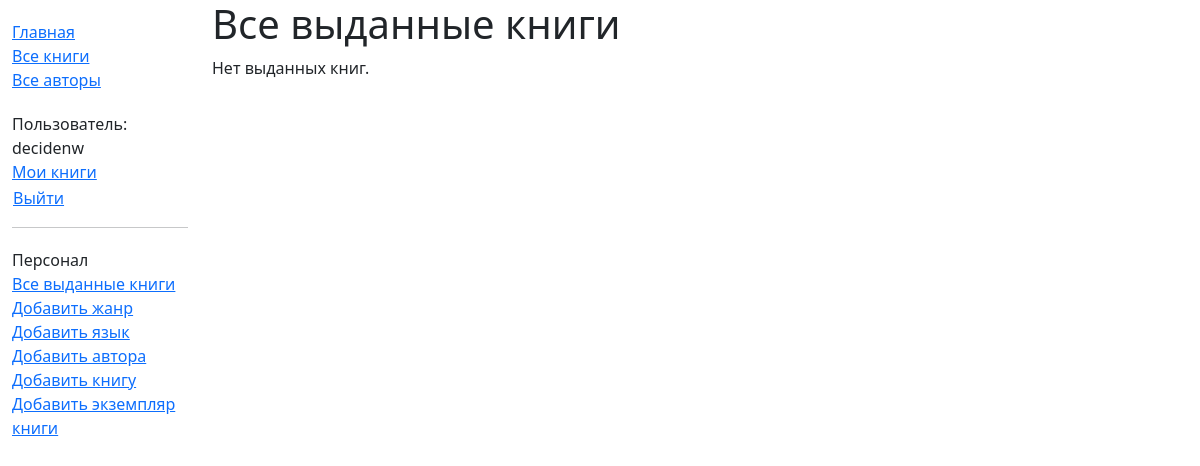
The app's page /catalog/borrowed/ (signed in), older data.
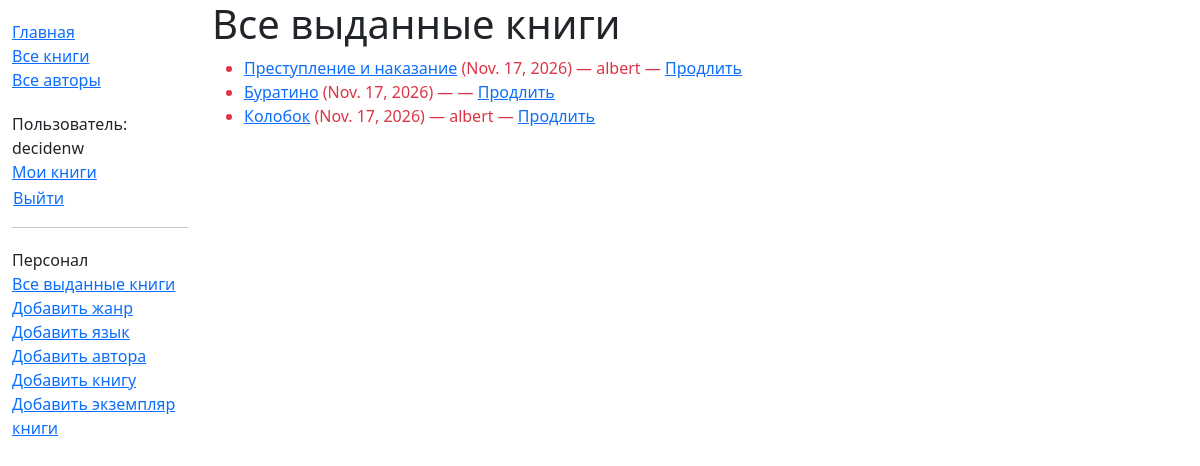
The same page, newer data.
### catalog/models.py (models this page shows, shortened)
class BookInstance(models.Model):
    borrower = models.ForeignKey(User, on_delete=models.SET_NULL, null=True, blank=True)
    id = models.UUIDField(
        primary_key=True,
        default=uuid.uuid4,
        help_text='Уникальный ID для этой конкретной книги во всей библиотеке'
    )
    book = models.ForeignKey('Book', on_delete=models.RESTRICT, null=True)
    imprint = models.CharField(max_length=200)
    due_back = models.DateField(null=True, blank=True)
    LOAN_STATUS = (
        ('m', 'На обслуживании'),
        ('o', 'Выдана'),
        ('a', 'Доступна'),
        ('r', 'Зарезервирована'),
    )
    @property
    def is_overdue(self):
        return bool(self.due_back and date.today() > self.due_back)
    status = models.CharField(
        max_length=1,
        choices=LOAN_STATUS,
        blank=True,
        default='m',
        help_text='Доступность книги',
    )
    class Meta:
        ordering = ['due_back']
        permissions = (("can_mark_returned", "Set book as returned"),)

class Book(models.Model):
    title = models.CharField(max_length=200)
    author = models.ForeignKey('Author', on_delete=models.RESTRICT, null=True)
    summary = models.TextField(
        max_length=1000,
        help_text='Введите краткое описание книги'
    )
    isbn = models.CharField(
        'ISBN',
        max_length=13,
        unique=True,
        help_text='13 символов <a href="https://www.isbn-international.org/content/what-isbn">ISBN номера</a>'
    )
    genre = models.ManyToManyField(Genre, help_text='Выберите жанр для этой книги')
    language = models.ForeignKey('Language', on_delete=models.SET_NULL, null=True)

### catalog/views.py (the view)
# urls.py: path('borrowed/', views.LoanedBooksAllListView.as_view(), name='all-borrowed'),
class LoanedBooksAllListView(PermissionRequiredMixin, generic.ListView):
    model = BookInstance
    permission_required = 'catalog.can_mark_returned'
    template_name = 'catalog/bookinstance_list_borrowed_all.html'
    paginate_by = 10
    def get_queryset(self):
        return BookInstance.objects.filter(status__exact='o').order_by('due_back')

### catalog/templates/catalog/bookinstance_list_borrowed_all.html
{% extends "base_generic.html" %}
{% block content %}
    <h1>Все выданные книги</h1>
    {% if bookinstance_list %}
    <ul>
      {% for bookinst in bookinstance_list %}
      <li class="{% if bookinst.is_overdue %}text-danger{% endif %}">
        <a href="{% url 'book-detail' bookinst.book.pk %}">{{ bookinst.book.title }}</a> ({{ bookinst.due_back }}) — {% if bookinst.borrower %}{{ bookinst.borrower }}{% endif %}
        {% if perms.catalog.can_mark_returned %} — <a href="{% url 'renew-book-librarian' bookinst.id %}">Продлить</a>{% endif %}
      </li>
      {% endfor %}
    </ul>
    {% else %}
      <p>Нет выданных книг.</p>
    {% endif %}
{% endblock %}

Row changes from the older to the newer data that the page shows:
now on this page (row edited): BookInstance: book "Преступление и наказание", due_back "Nov. 17, 2026", borrower "albert"
now on this page (row edited): BookInstance: book "Буратино", due_back "Nov. 17, 2026"
added BookInstance: book "Колобок", due_back "Nov. 17, 2026", borrower "albert"
Text that changed along with them:
text no longer shown: "Нет выданных книг."
